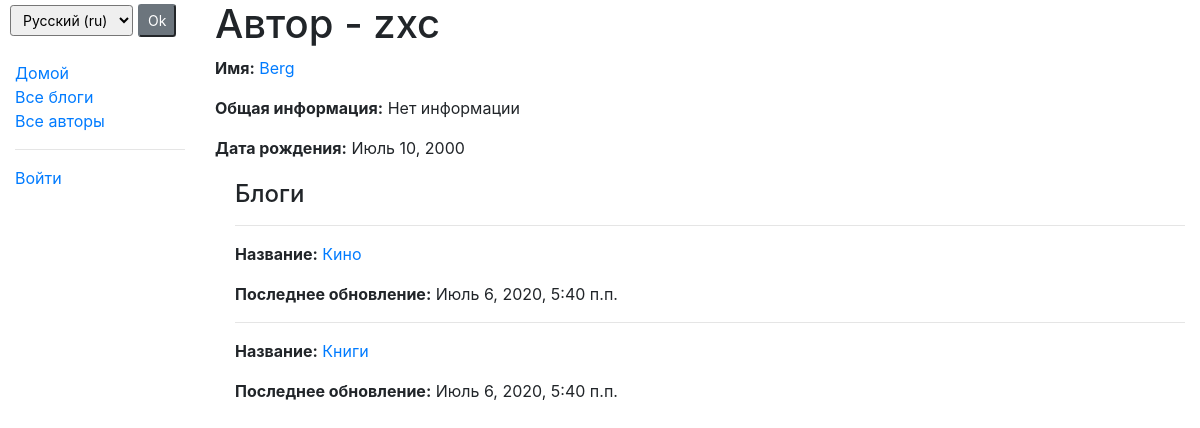
Page /blog/bloggers/2 on the committed database.
### miniBlog/models.py (models this page shows, shortened)
class Blogger(models.Model):
    name = models.CharField(max_length=100, verbose_name='Имя')
    bio = models.TextField(max_length=500, blank=True, default='Нет информации', verbose_name='Общая информация')
    user = models.OneToOneField(User, on_delete=models.CASCADE, verbose_name='Пользователь')
    birth_date = models.DateField(null=True, blank=True, verbose_name='Дата рождения')
    image = models.ImageField(upload_to='image/', default='image/default_pic.png')
    class Meta:
        verbose_name = 'Автор блога'
        verbose_name_plural = 'Авторы'

class Blog(models.Model):
    blog_name = models.CharField(max_length=250, verbose_name='Название')
    last_upd_date = models.DateTimeField(auto_now=True)
    blogger = models.ForeignKey(Blogger, on_delete=models.CASCADE, verbose_name='Автор')
    description = models.CharField(max_length=500, verbose_name='Описание', blank=True)
    class Meta:
        verbose_name = 'Блог'
        verbose_name_plural = 'Блоги'
    def get_absolute_url(self):
        return reverse('blog_detail', args=[str(self.id)])

### miniBlog/views.py (the view)
# urls.py: path('bloggers/<int:pk>', views.BloggerDetailView.as_view(), name='blogger'),
class BloggerDetailView(generic.DetailView):
    model = Blogger

### miniBlog/templates/miniBlog/blogger_detail.html
{% extends "base_site.html" %}
{% load i18n %}
{% block content %}
  <h1>{% trans 'Blogger' %} - {{ blogger.user.username }}</h1>
  <p><strong>{% trans 'Name' %}:</strong> <a href="{{ blog.blogger.get_absolute_url }}">{{ blogger.name }}</a></p>
  <p><strong>{% trans 'Bio' %}:</strong> {{ blogger.bio }}</p>
  <p><strong>{% trans 'BirthDate' %}:</strong> {{ blogger.birth_date }}</p>
  <div style="margin-left:20px;margin-top:20px">
    <h4>{% trans 'Blogs' %}</h4>
    {% for blog in blogger.blog_set.all %}
    <hr>
      <p><strong>{% trans 'Title' %}:</strong> <a href="{{ blog.get_absolute_url }}">{{blog.blog_name}}</a></p>
    <p><strong>{% trans 'LastUpdate' %}:</strong> {{blog.last_upd_date}}</p>
    {% endfor %}
  </div>
{% endblock %}

### rows in the picture
Blogger: user.username "zxc", name "Berg", bio "Нет информации", birth_date "Июль 10, 2000"
Blog: blog_name "Кино", last_upd_date "Июль 6, 2020, 5:40 п.п."
Blog: blog_name "Книги", last_upd_date "Июль 6, 2020, 5:40 п.п."

### other values in the picture
form field language "Русский (ru)"
